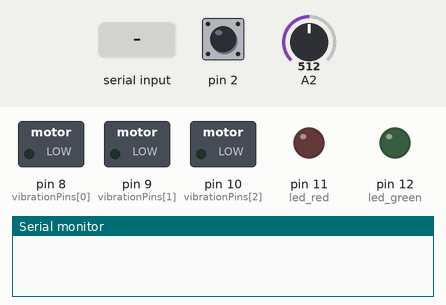
A sketch run on a simulated Arduino Uno, built with avr-gcc and run on an emulated ATmega328P. Parts: switched loads named in the sketch (green lamp = pin HIGH), output pins drawn as LEDs (lit = HIGH), the last lines printed to the serial monitor. Dashed ring = blinking. Inputs (shaded band) come from the test bench; at power-on: pin 2 HIGH, A2 = 512.

Above: at 1.2 s.
1.3 s: "0" received over Serial
At 2.1 s:
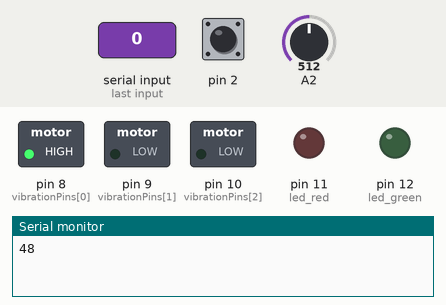
At 3.1 s:
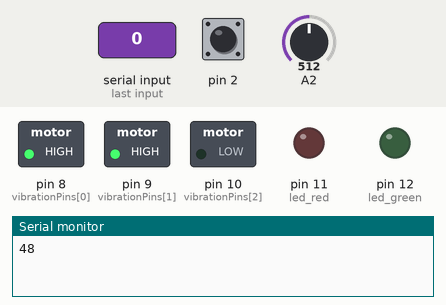
4.3 s: "30,150\n" received over Serial
At 7.3 s:
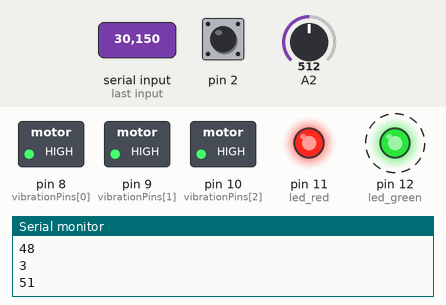
Timing chart, 0 to 20.4 s (numbered marks = the images above; inputs shaded):
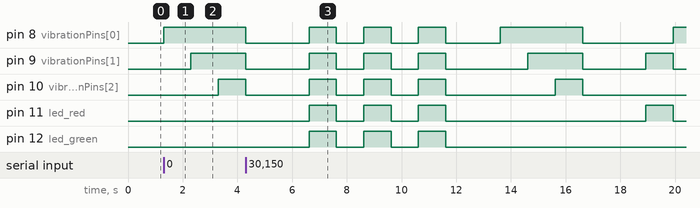

The sketch:

benny_arduino_rock_paper_scissors.ino
```cpp
#include <CapacitiveSensor.h>

CapacitiveSensor   cs_4_2 = CapacitiveSensor(4, 2);

boolean game_started = false;
float flexMean;
float touchMean;
float flexThreshold = 500; //if flex is bent
float touchThreshold = 30; //if cap is touch
int pose = 0;
int vibrationPins[] = {8, 9, 10};
int outputPins[] = {8, 9, 10, 11, 12};
void setup() {
  // put your setup code here, to run once:
  Serial.begin(9600); //data to serial monitor
  //input
  pinMode(A2, INPUT_PULLUP);

  //output
  pinMode(8, OUTPUT); //vibration motor
  pinMode(9, OUTPUT); //vibration motor
  pinMode(10, OUTPUT); //vibration motor
  pinMode(11, OUTPUT); //led red
  pinMode(12, OUTPUT); //led green

  cs_4_2.set_CS_AutocaL_Millis(0xFFFFFFFF);

}

void loop() {
  // put your main code here, to run repeatedly:

  //debugValues();

  if (Serial.available() != 0) {
    byte data = Serial.read();
    Serial.println(data);
    if (data == '0') {
      gameTurn();
    }
    else if (data < 52 && data > 48 && pose > 0) { //data comes in as ASCII code
      calculateWinner(pose, data - 48); //in ASCII 48 = 0
    }
  }


}

void gameTurn() {
  digitalWrite(8, HIGH);
  delay(1000);
  digitalWrite(9, HIGH);
  delay(1000);
  digitalWrite(10, HIGH);
  delay (1000);
  digitalWrite(8, LOW);
  digitalWrite(9, LOW);
  digitalWrite(10, LOW);
  delay(500);
  while (pose < 1) {
    collectData();
    pose = computeSign();
    Serial.println(pose);
  }
  delay(500);
  //}
}

void collectData() {
  float flexTotal = 0;
  float touchTotal = 0;
  for (int i = 0; i < 100; i++) {
    flexTotal += analogRead(A2);
    touchTotal += cs_4_2.capacitiveSensor(30);
    delay(10);
  }
  flexMean = flexTotal / 100;
  touchMean = touchTotal / 100;
}

int computeSign() {
  boolean flexActive = flexMean < flexThreshold;
  boolean touchActive = touchMean < touchThreshold;

  if (flexActive && touchActive) {
    return 1; //rock
  } else if (!flexActive && !touchActive) {
    return 2; //paper
  } else if (!flexActive && touchActive) {
    return 3; //scissors
  } else {
    // return 0;
  }
}

void calculateWinner(int myPose, byte opponentInput) {
  if (myPose == 1 && opponentInput == 2) {
    // rock lost from paper
    digitalWrite(8, HIGH);
    digitalWrite(9, HIGH);
    digitalWrite(11, HIGH);
    digitalWrite(10, LOW);
    digitalWrite(12, LOW);
  } else if (myPose == 2 && opponentInput == 1 ) {
    // Paper won from rock
    winnerAction();
  } else if (myPose == 2 && opponentInput == 3 ) {
    // Paper lost from scissors
    digitalWrite(8, HIGH);
    digitalWrite(9, LOW);
    digitalWrite(10, HIGH);
    digitalWrite(11, HIGH);
    digitalWrite(12, LOW);

  } else if (myPose == 3 && opponentInput == 2 ) {
    //Scissors won from paper
    winnerAction();
  } else if (pose == 3 && opponentInput == 1 ) {
    // Scissors lost from rock
    digitalWrite(8, LOW);
    digitalWrite(9, HIGH);
    digitalWrite(10, LOW);
    digitalWrite(11, HIGH);
    digitalWrite(12, LOW);
  } else if (myPose == 1 && opponentInput == 3 ) {
    // Rock won from scissors
    winnerAction();
  } else {
    tieAction();
  }
  delay(1000);
  digitalWrite(8, LOW);
  digitalWrite(9, LOW);
  digitalWrite(10, LOW);
  digitalWrite(11, LOW);
  digitalWrite(12, LOW);
  pose = 0;
}

void winnerAction() {
  digitalWrite(12, HIGH);
  for (int i = 0; i <= sizeof(vibrationPins); i++) {
    digitalWrite(vibrationPins[i], LOW);
  }
  delay (1000);
  digitalWrite(12, LOW);
  delay (2000);
}

void tieAction() {
  for (int j = 0; j < 3; j++) {
    for (int i = 8; i <= 12; i++) {
      digitalWrite(i, HIGH);
    }
    delay (1000);
    for (int i = 8; i <= 12; i++) {
      digitalWrite(i, LOW);
    }
    delay(1000);
  }
}

void debugValues() {
  Serial.print("cap ");
  Serial.println(cs_4_2.capacitiveSensor(30));
  Serial.print("flex ");
  Serial.println(analogRead(A2));
  delay(100);
}
```

Measured:
- after the input at 1.3 s, pin 8 (vibrationPins[0]): LOW → HIGH at once; pin 9 (vibrationPins[1]): LOW → HIGH after 1.0 s; pin 10 (vibrationPins[2]): LOW → HIGH after 2.0 s
- after the input at 4.3 s, pin 11 (led_red): LOW → HIGH after 2.3 s, → LOW 1.0 s later, → HIGH 1.0 s later, → LOW 1.0 s later, … (8 changes in this stretch); pin 12 (led_green): alternates HIGH for 1.0 s and LOW for 1.0 s, 6 changes in all, then stays LOW, starting after 2.3 s
